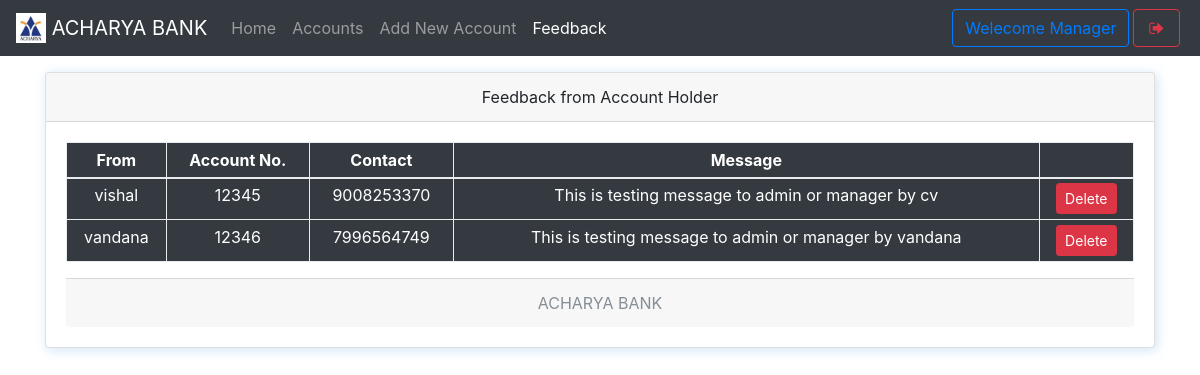
Screenshot of /mfeedback.php (signed in) with the database file from the repository.
### tables this page shows
CREATE TABLE `useraccounts` (
  `id` int(11) NOT NULL,
  `email` text NOT NULL,
  `password` text NOT NULL,
  `name` varchar(111) NOT NULL,
  `balance` varchar(111) NOT NULL,
  `cnic` varchar(111) NOT NULL,
  `number` varchar(111) NOT NULL,
  `city` varchar(111) NOT NULL,
  `address` varchar(111) NOT NULL,
  `source` varchar(111) NOT NULL,
  `accountNo` varchar(111) NOT NULL,
  `branch` varchar(111) NOT NULL,
  `accountType` varchar(111) NOT NULL,
  `date` timestamp NOT NULL DEFAULT CURRENT_TIMESTAMP
);

CREATE TABLE `feedback` (
  `feedbackId` int(11) NOT NULL,
  `message` text NOT NULL,
  `userId` double NOT NULL,
  `date` timestamp NOT NULL DEFAULT CURRENT_TIMESTAMP
);

### mfeedback.php (the view, shortened to what this page needs)
<!DOCTYPE html>
<html>
<head>
  <?php require 'assets/autoloader.php'; ?>
  <?php require 'assets/function.php'; ?>
</head>
<body style="background-size: 100%" class="bg-gradient-seconday">
<nav class="navbar navbar-expand-lg navbar-dark bg-dark fixed-top">
 <a class="navbar-brand" href="#">
    <img src="images/logo.jpg" style="object-fit:cover;object-position:center center" width="30" height="30" class="d-inline-block align-top" alt="">
   <?php echo bankname; ?>
  </a>
  <div class="collapse navbar-collapse" id="navbarSupportedContent">
    <ul class="navbar-nav mr-auto">
      <li class="nav-item ">
        <a class="nav-link " href="mindex.php">Home <span class="sr-only">(current)</span></a>
      </li>
      <li class="nav-item ">  <a class="nav-link" href="maccounts.php">Accounts</a></li>
      <li class="nav-item ">  <a class="nav-link" href="maddnew.php">Add New Account</a></li>
      <li class="nav-item active">  <a class="nav-link" href="mfeedback.php">Feedback</a></li>
    </ul>
    <?php include 'msideButton.php'; ?>
  </div>
</nav><br><br><br>
<div class="container">
<div class="card w-100 text-center shadowBlue">
  <div class="card-header">
    Feedback from Account Holder
  </div>
  <div class="card-body">
   <table class="table table-bordered table-sm bg-dark text-white">
  <thead>
    <tr>
      <th scope="col">From</th>
      <th scope="col">Account No.</th>
      <th scope="col">Contact</th>
      <th scope="col">Message</th>
      <th scope="col"></th>
    </tr>
  </thead>
  <tbody>
    <?php
      $array = $con->query("select * from useraccounts,feedback where useraccounts.id = feedback.userId");
      if ($array->num_rows > 0)
      {
        while ($row = $array->fetch_assoc())
        {
    ?>
      <tr>
        <td><?php echo $row['name'] ?></td>
        <td><?php echo $row['accountNo'] ?></td>
        <td><?php echo $row['number'] ?></td>
        <td><?php echo $row['message'] ?></td>
        <td>
          <a href="mfeedback.php?delete=<?php echo $row['feedbackId'] ?>" class='btn btn-danger btn-sm' data-toggle='tooltip' title="Delete this Message">Delete</a>
        </td>
      </tr>
    <?php
        }
      }
     ?>
  </tbody>
</table>
  <div class="card-footer text-muted">
    <?php echo bankname; ?>
  </div>
</div>
</body>
</html>

### css/custom.css (style rules this page uses)
.shadowBlue { box-shadow: 2px 2px 11px #75b3e759 }

### rows the page displays
useraccounts: name "vishal", accountNo "12345", number "9008253370", feedback.message "This is testing message to admin or manager by cv"
useraccounts: name "vandana", accountNo "12346", number "7996564749", feedback.message "This is testing message to admin or manager by vandana"

### other values shown
bankname "ACHARYA BANK"
